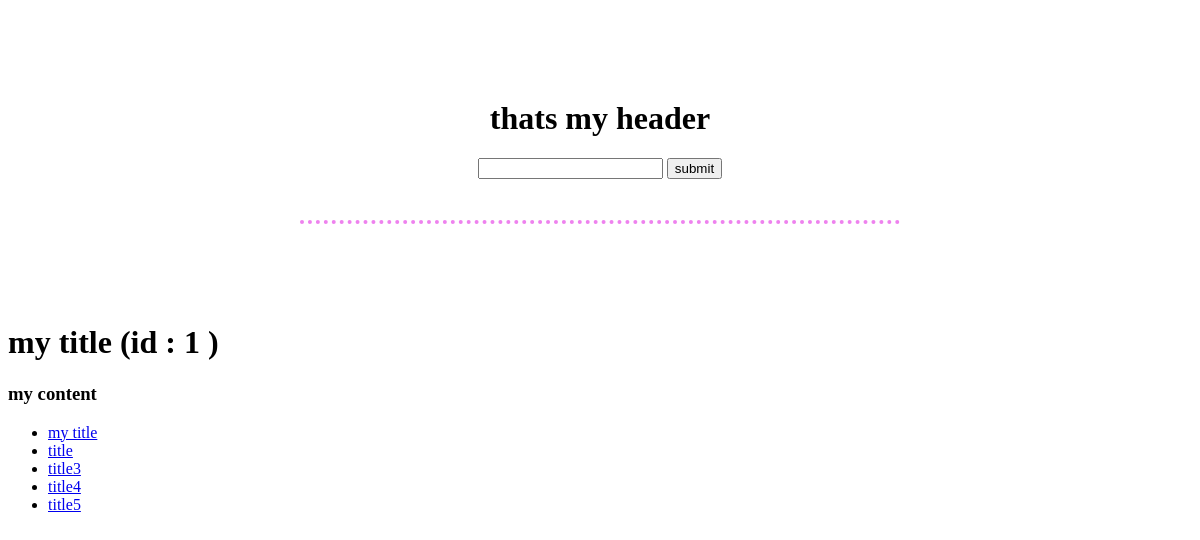
Before: / with the older database file.
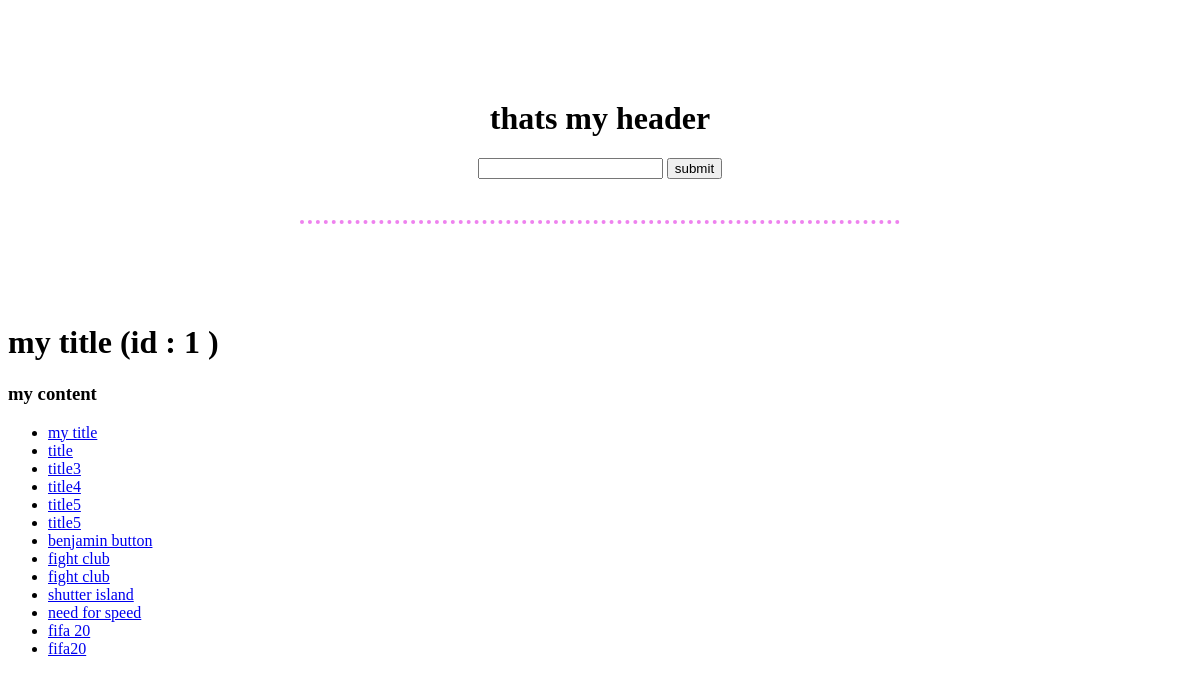
After: the same page with the newer database file.
### articles/models.py (models this page shows)
class Article(models.Model):
    title = models.CharField(max_length=25)
    content = models.TextField(max_length=155,blank=True,null=True)
    published = models.BooleanField(default=True)

### config/views.py (the view)
# urls.py: path('',home_view),
def home_view(request,*args,**kwargs):
    print(args,kwargs)
    name = "idriss"
    number = random.randint(10,100)
    obj = Article.objects.get(id=1)
    article_queryset = Article.objects.all()
    my_list = [10,50,14,656,86]
    context = {
        "object_list":article_queryset,
        "obj":obj,
        "title":obj.title,
        "content":obj.content,
        "id":obj.id
    }
    html_String = """
        <h1>{title} (id : {id})</h1>
        <h3>{content}
        """.format(**context)
    html_String2 = render_to_string("template.html",context=context)
    tmpl = get_template("template.html")
    html_string3 = tmpl.render(context=context)
    return HttpResponse(html_string3)

### templates/template.html
{% extends "base.html" %}
{% block content %}
<h1>{{obj.title}} (id : {{ obj.id }} )</h1>
<h3>{{obj.content}}</h3>
<ul>
    {% for x in object_list %}
        {% if x.title %}
   <li> <a href="/articles/{{x.id}}">{{x.title}}</a></li>
        {% endif %}
    {% endfor %}
</ul>
{% endblock content %}

### templates/base.html (shortened to what this page needs)
<html lang="en">
<head>
</head>
<body>
    <header style="border-bottom: 4px dotted violet;margin: 100px auto;max-width:600px;text-align: center;padding-bottom: 25px;">
        <h1 >thats my header</h1>
        <form action="/articles/">
            <input type="text" name="query"/>
            <input type="submit" value="submit" />
        </form>
    </header>
    {% block content %}
    {% endblock content %}
</body>
</html>

Changed rows visible on the page:
added Article: title "title5"
added Article: title "benjamin button"
added Article: title "fight club"
added Article: title "fight club"
added Article: title "shutter island"
added Article: title "need for speed"
added Article: title "fifa 20"
added Article: title "fifa20"
